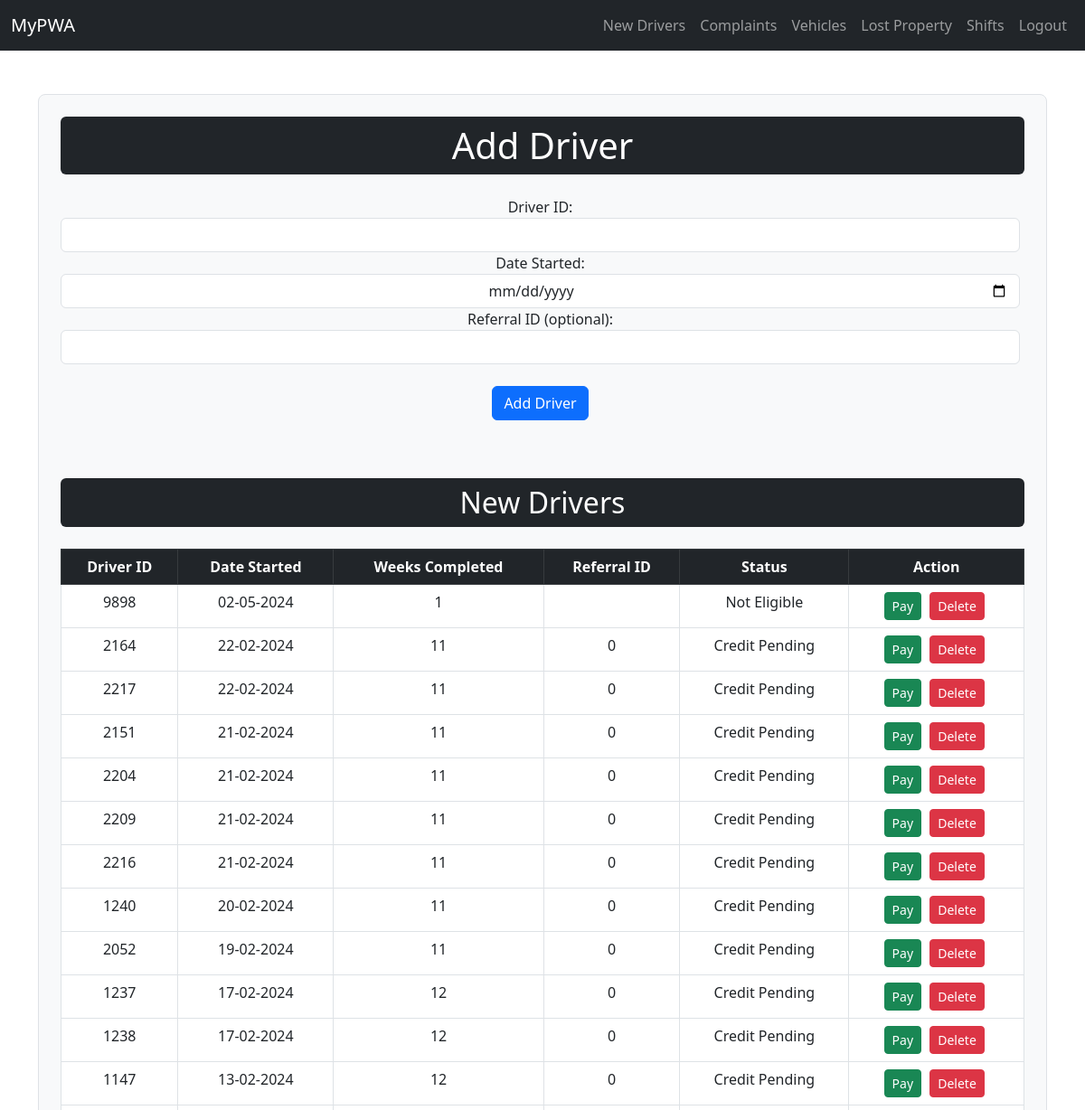
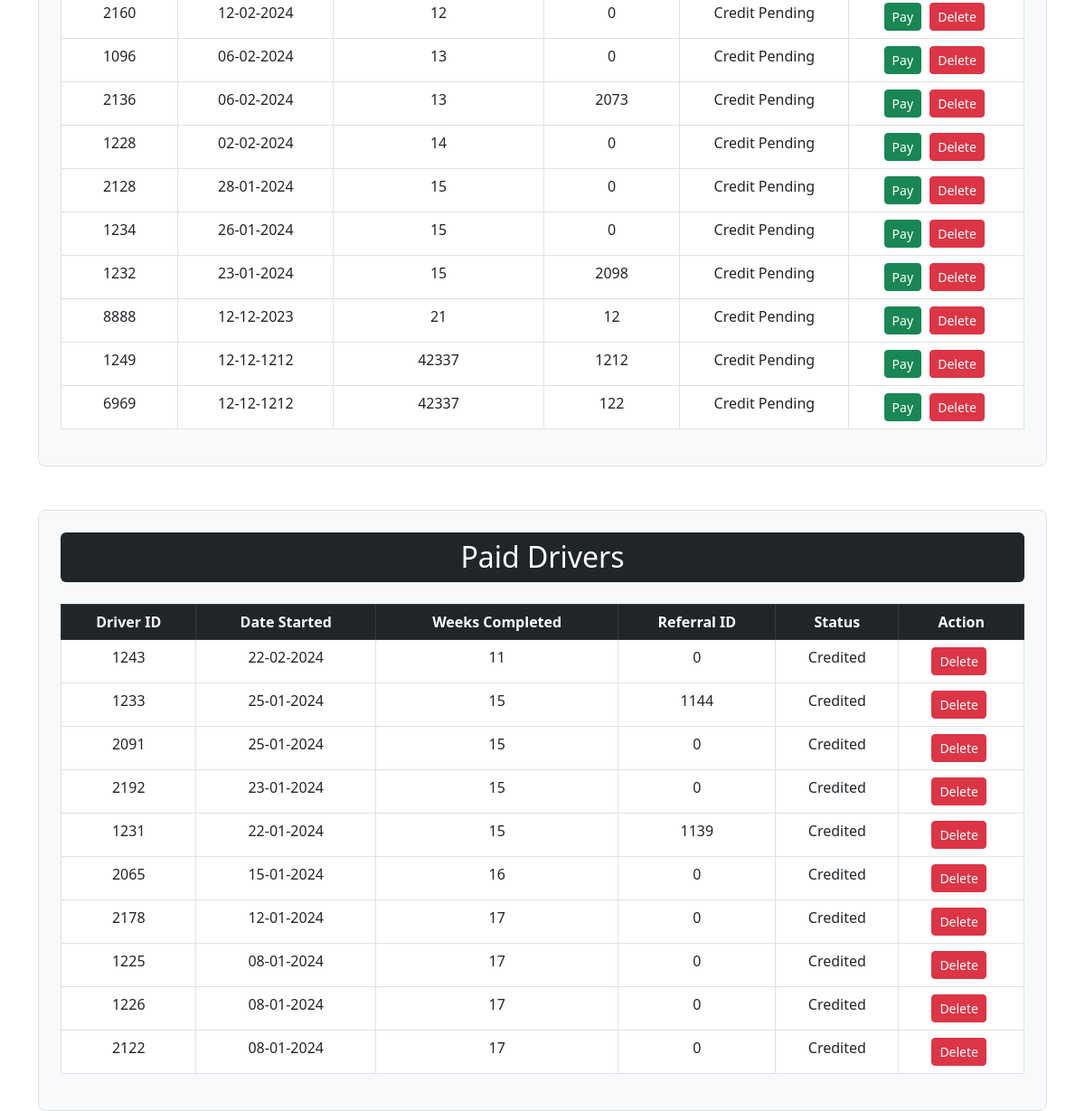
The page /editNewDrivers/new_drivers.php (signed in) on the database its author committed (2 pictures, top to bottom).
### tables this page shows
CREATE TABLE `drivers` (
  `driver_id` int(11) NOT NULL,
  `date_started` date NOT NULL,
  `referral_id` varchar(255) DEFAULT NULL,
  `status` tinyint(1) DEFAULT 0
);

### editNewDrivers/new_drivers.php (the view, shortened to what this page needs)
<?php
require '../db_connect.php';
require '../nav.php';
try {
    $stmt = $pdo->query("SELECT * FROM drivers ORDER BY driver_id DESC");
    $drivers = $stmt->fetchAll(PDO::FETCH_ASSOC);
} catch (PDOException $e) {
    die("Could not connect to the database :" . $e->getMessage());
}
$newDriversStmt = $pdo->query("SELECT * FROM drivers WHERE status = 0 ORDER BY date_started DESC");
$newDrivers = $newDriversStmt->fetchAll(PDO::FETCH_ASSOC);
$paidDriversStmt = $pdo->query("SELECT * FROM drivers WHERE status = 1 ORDER BY date_started DESC");
$paidDrivers = $paidDriversStmt->fetchAll(PDO::FETCH_ASSOC);
?>
<!DOCTYPE html>
<html lang="en">
<head>
    <link href="https://cdn.jsdelivr.net/npm/bootstrap@5.3.0/dist/css/bootstrap.min.css" rel="stylesheet">
</head>
<body>
    <div class="container text-center mt-5">
        <div class="bg-light border rounded-3 p-4 mb-5">
            <h1 class="mb-4 bg-dark text-white p-2 rounded">Add Driver</h1>
            <div class="centered-form">
                <form action="add_driver.php" method="post">
                    <div class="form-group">
                        <label for="driver_id">Driver ID:</label>
                        <input type="number" class="form-control" id="driver_id" name="driver_id" required>
                    </div>
                    <div class="form-group">
                        <label for="date_started">Date Started:</label>
                        <input type="date" class="form-control" id="date_started" name="date_started" required>
                    </div>
                    <div class="form-group">
                        <label for="referral_id">Referral ID (optional):</label>
                        <input type="text" class="form-control" id="referral_id" name="referral_id">
                    </div>
                    <br>
                    <button type="submit" name="add_driver" class="btn btn-primary">Add Driver</button>
                </form>
                <br><br>
            </div>
            <h2 class="mb-4 bg-dark text-white p-2 rounded">New Drivers</h2>
            <div class="table-responsive">
                <table class="table table-hover table-bordered">
                    <thead class="table-dark">
                        <tr>
                            <th>Driver ID</th>
                            <th>Date Started</th>
                            <th>Weeks Completed</th>
                            <th>Referral ID</th>
                            <th>Status</th>
                            <th>Action</th>
                        </tr>
                    </thead>
                    <tbody>
                        <?php foreach ($newDrivers as $driver):
                            $dateStarted = new DateTime($driver['date_started']);
                            $currentDate = new DateTime();
                            $weeksCompleted = $dateStarted->diff($currentDate)->days / 7;
                        ?>
                        <tr>
                            <td><?= htmlspecialchars($driver['driver_id']) ?></td>
                            <td><?= htmlspecialchars((new DateTime($driver['date_started']))->format('d-m-Y')) ?></td>
                            <td><?= floor((new DateTime())->diff(new DateTime($driver['date_started']))->days / 7) ?></td>
                            <td><?= htmlspecialchars($driver['referral_id']) ?></td>
                            <td><?= $weeksCompleted >= 4 ? 'Credit Pending' : 'Not Eligible'; ?></td>
                            <td class="action-buttons">
                                <form action="new_drivers.php" method="post">
                                    <button type="submit" name="mark_paid" class="btn btn-success btn-sm">Pay</button>
                                </form>
                                <form action="delete_driver.php" method="post" onsubmit="return confirm('Are you sure?');">
                                    <button type="submit" name="delete_driver" class="btn btn-danger btn-sm">Delete</button>
                                </form>
                            </td>
                        </tr>
                        <?php endforeach; ?>
                    </tbody>
                </table>
            </div>
        </div>
        <div class="bg-light border rounded-3 p-4">
            <h2 class="mb-4 bg-dark text-white p-2 rounded">Paid Drivers</h2>
            <div class="table-responsive">
                <table class="table table-hover table-bordered">
                    <thead class="table-dark">
                        <tr>
                            <th>Driver ID</th>
                            <th>Date Started</th>
                            <th>Weeks Completed</th>
                            <th>Referral ID</th>
                            <th>Status</th>
                            <th>Action</th>
                        </tr>
                    </thead>
                    <tbody>
                        <?php foreach ($paidDrivers as $driver): ?>
                        <tr>
                            <td><?= htmlspecialchars($driver['driver_id']) ?></td>
                            <td><?= htmlspecialchars((new DateTime($driver['date_started']))->format('d-m-Y')) ?></td>
                            <td><?= floor((new DateTime())->diff(new DateTime($driver['date_started']))->days / 7) ?></td>
                            <td><?= htmlspecialchars($driver['referral_id']) ?></td>
                            <td><?= $driver['status'] == 1 ? 'Credited' : 'Pending'; ?></td>
                            <td class="action-buttons">
                                <form action="delete_driver.php" method="post" onsubmit="return confirm('Are you sure?');">
                                    <button type="submit" name="delete_driver" class="btn btn-danger btn-sm">Delete</button>
                                </form>
                            </td>
                        </tr>
                        <?php endforeach; ?>
                    </tbody>
                </table>
            </div>
        </div>
    </div>
</body>
</html>

### editNewDrivers/new_drivers.php (style rules this page uses)
.centered-form .form-group, .centered-form .btn, .action-buttons form { margin-right: 5px; }
.centered-form, .action-buttons { text-align: center; }
.action-buttons form { display: inline; }
* { text-align: center; }

### rows shown on the page
drivers: driver_id "9898", date_started "02-05-2024", shows "Not Eligible"
drivers: driver_id "2164", date_started "22-02-2024", referral "0", shows "Credit Pending"
drivers: driver_id "2217", date_started "22-02-2024", referral "0", shows "Credit Pending"
drivers: driver_id "2151", date_started "21-02-2024", referral "0", shows "Credit Pending"
drivers: driver_id "2204", date_started "21-02-2024", referral "0", shows "Credit Pending"
drivers: driver_id "2209", date_started "21-02-2024", referral "0", shows "Credit Pending"
drivers: driver_id "2216", date_started "21-02-2024", referral "0", shows "Credit Pending"
drivers: driver_id "1240", date_started "20-02-2024", referral "0", shows "Credit Pending"
drivers: driver_id "2052", date_started "19-02-2024", referral "0", shows "Credit Pending"
drivers: driver_id "1237", date_started "17-02-2024", referral "0", shows "Credit Pending"
drivers: driver_id "1238", date_started "17-02-2024", referral "0", shows "Credit Pending"
drivers: driver_id "1147", date_started "13-02-2024", referral "0", shows "Credit Pending"
drivers: driver_id "2160", date_started "12-02-2024", referral "0", shows "Credit Pending"
drivers: driver_id "1096", date_started "06-02-2024", referral "0", shows "Credit Pending"
drivers: driver_id "2136", date_started "06-02-2024", referral "2073", shows "Credit Pending"
drivers: driver_id "1228", date_started "02-02-2024", referral "0", shows "Credit Pending"
drivers: driver_id "2128", date_started "28-01-2024", referral "0", shows "Credit Pending"
drivers: driver_id "1234", date_started "26-01-2024", referral "0", shows "Credit Pending"
drivers: driver_id "1232", date_started "23-01-2024", referral "2098", shows "Credit Pending"
drivers: driver_id "8888", date_started "12-12-2023", referral "12", shows "Credit Pending"
drivers: driver_id "1249", date_started "12-12-1212", referral "1212", shows "Credit Pending"
drivers: driver_id "6969", date_started "12-12-1212", referral "122", shows "Credit Pending"
drivers: driver_id "1243", date_started "22-02-2024", referral "0", status "Credited"
drivers: driver_id "1233", date_started "25-01-2024", referral "1144", status "Credited"
drivers: driver_id "2091", date_started "25-01-2024", referral "0", status "Credited"
drivers: driver_id "2192", date_started "23-01-2024", referral "0", status "Credited"
drivers: driver_id "1231", date_started "22-01-2024", referral "1139", status "Credited"
drivers: driver_id "2065", date_started "15-01-2024", referral "0", status "Credited"
drivers: driver_id "2178", date_started "12-01-2024", referral "0", status "Credited"
drivers: driver_id "1225", date_started "08-01-2024", referral "0", status "Credited"
drivers: driver_id "1226", date_started "08-01-2024", referral "0", status "Credited"
drivers: driver_id "2122", date_started "08-01-2024", referral "0", status "Credited"
